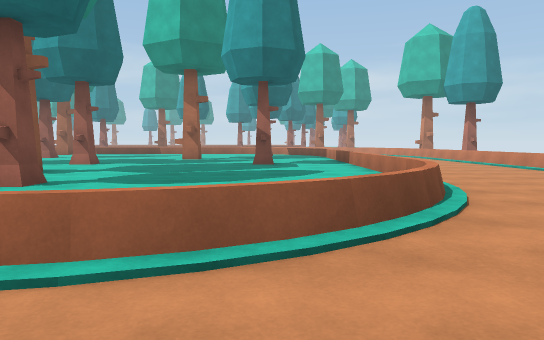
View 1 (above)

22 first-person views from a walk through a 3-D level made in the Unity game engine. The camera is 1.3 m above the floor, tilts 4° down and sees 70° across. The floor is counted in squares, 2 m on a side. Each view is taken from the middle of a square. On the plan, view 1 faces up. The plan holds only what a view shows up to about 11 squares ahead; the rest is blank. The place goes on beyond the plan. Surface patterns are stand-ins for the level's own textures.

View 2
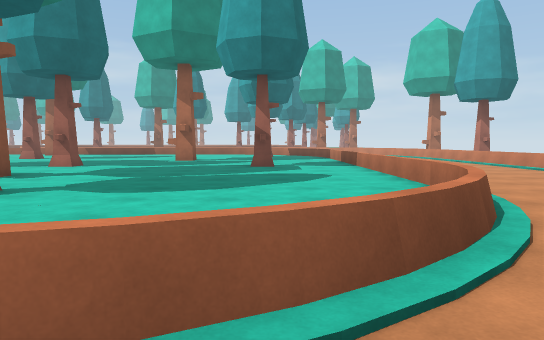

View 3
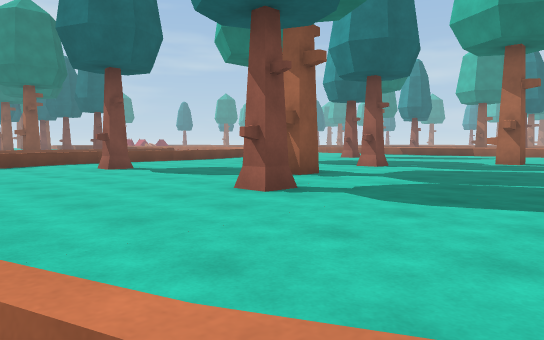

View 4
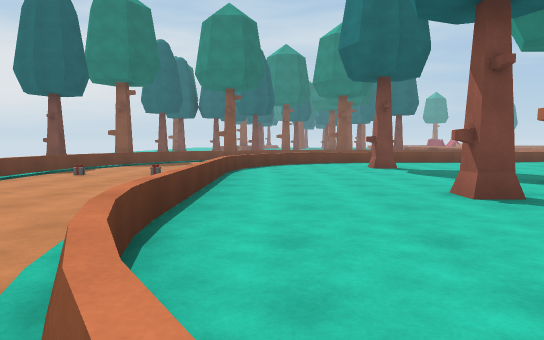

View 5
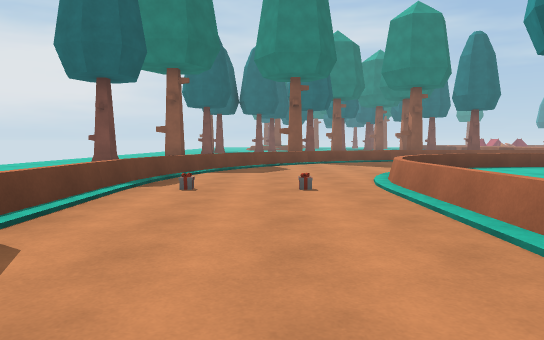

View 6
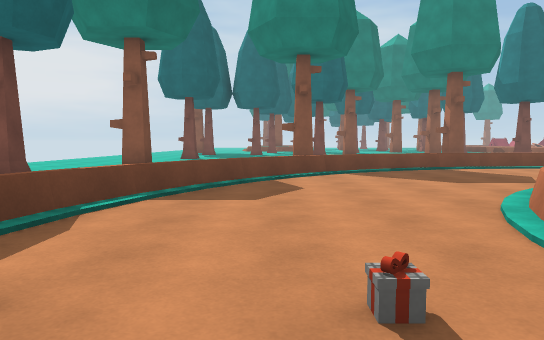

View 7
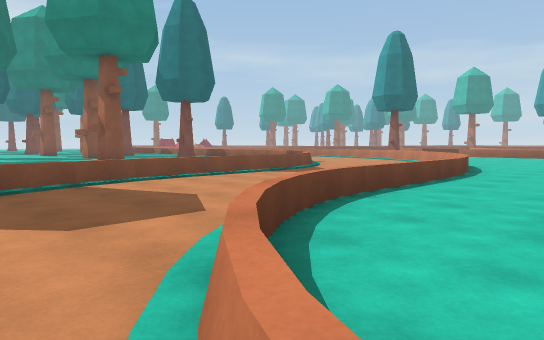

View 8
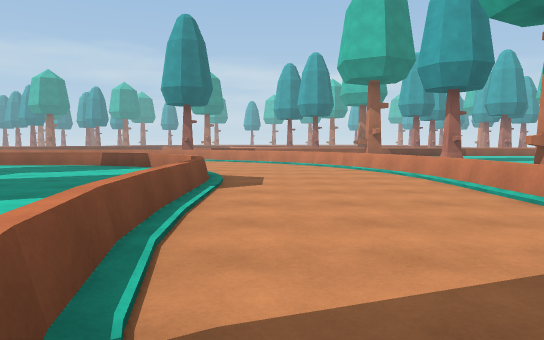

View 9
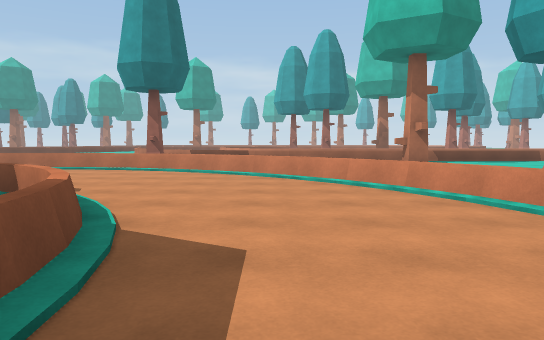

View 10
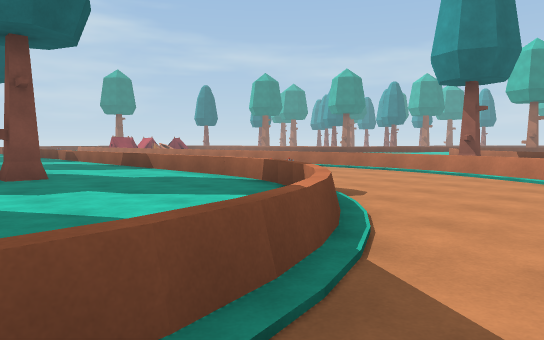

View 11
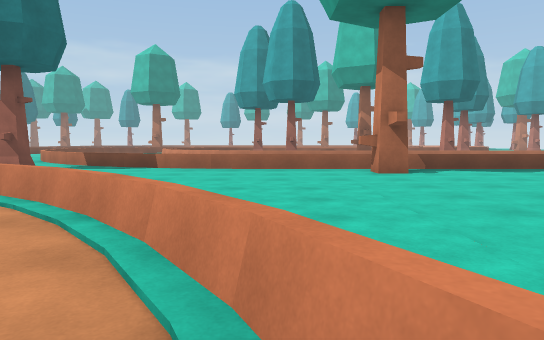

View 12
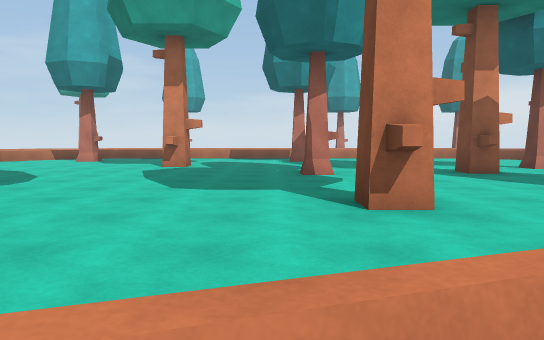

View 13
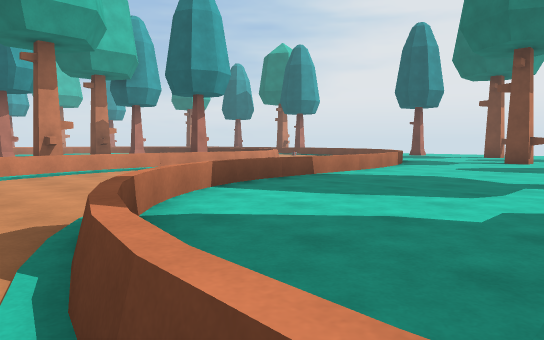

View 14
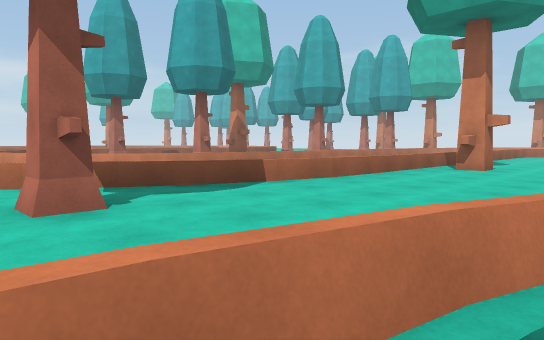

View 15
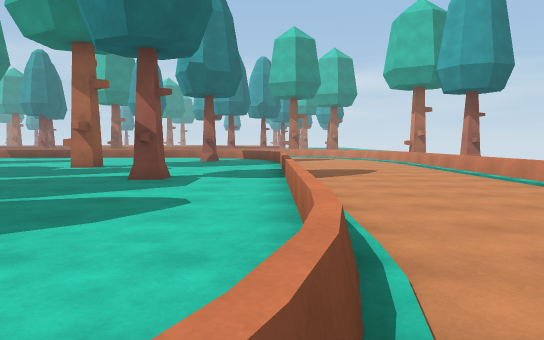

View 16
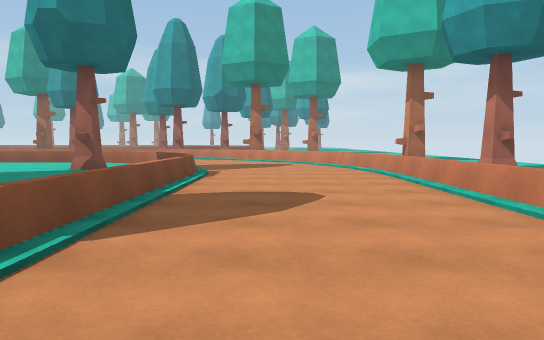

View 17
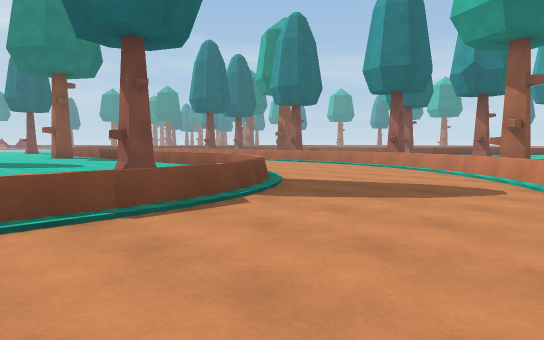

View 18
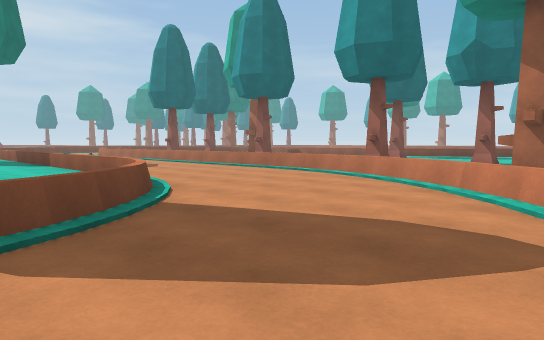

View 19
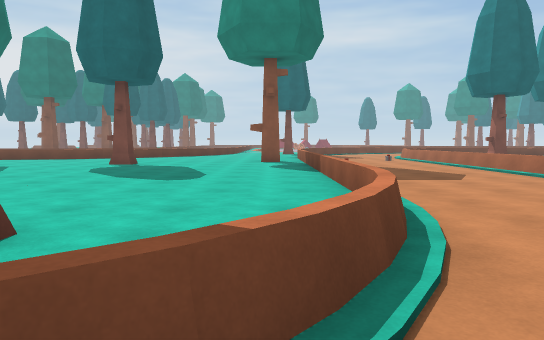

View 20
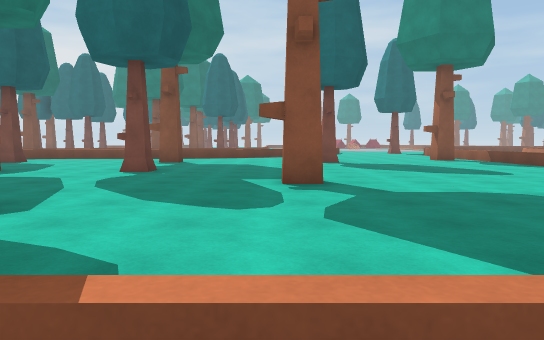

View 21
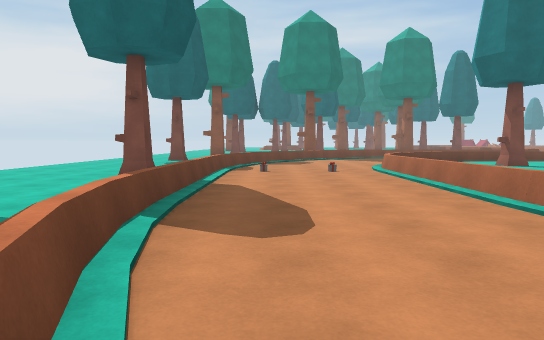

View 22
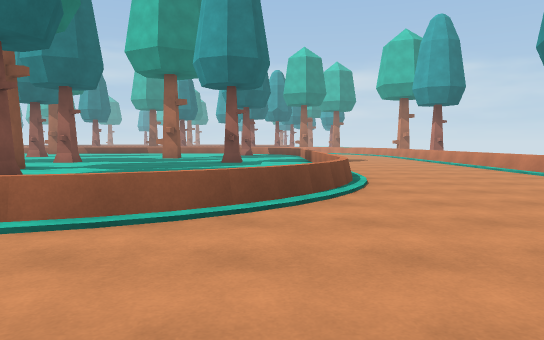

### Floor plan
Key: @ floor where view 1 was taken; # wall or solid block; x gap in a wall; . floor; / step, stairs or slope; = window, fence, low wall or low ledge; ^ raised ledge; T tree; B box.
Columns run from 21 left of view 1 to 8 right of it. Each row starts with its distance up from view 1.
 30                       ##
 29
 28                      #
 27      =              ##  TT
 26      /=             =#
 25             ..... ../===
 24             .........../=
 23   =.        .............=
 22   #==.          ..........=
 21   # .================...../
 20     ......TT.........//....=
 19  ...................  =/.../
 18 ===.................###=....
 17 ....==.....   ......   =....=#
 16  ..../=....   .........^....=#
 15   .....=...   ....T....^....=
 14 .......................^....=
 13 ..=/....=..............^....=
 12  ..=/....=.....   ..   ^....=
 11  ...=....=.TT..## ..   ^....=
 10  ...//...^.....  ...   ^....=
  9  ....=...=.............^....=
  8  ..............TT......^....=
  7 T....=...=.   ...  ....^....=
  6  ....=...=.   .. ##....=....
  5   ...^...//   .. # ....=...
  4   ...=....^...........=/...
  3   ...=/....=/........=/...
  2   ... ^...../^=======....
  1   TT   =.................
  0        x/.....B......@..
 -1          =....B......../
 -2           ==//....../==
 -3     TT        =#===./
 -4     T#  ##     # ...
 -5         ##

Where each view was taken, in squares from view 1:
view 1: 0 up, 0 right, facing up
view 2: 1 up, 0 right, facing up
view 3: 2 up, 0 right, facing up-left
view 4: 3 up, 1 right, facing left
view 5: 0 up, 2 left, facing left
view 6: 0 up, 6 left, facing left
view 7: 2 up, 9 left, facing up-left
view 8: 3 up, 15 left, facing up
view 9: 8 up, 15 left, facing up
view 10: 9 up, 15 left, facing up-left
view 11: 12 up, 13 left, facing up
view 12: 12 up, 13 left, facing right
view 13: 14 up, 21 left, facing down-right
view 14: 17 up, 20 left, facing up-right
view 15: 4 up, 2 right, facing up
view 16: 9 up, 4 right, facing up
view 17: 15 up, 6 right, facing up-left
view 18: 18 up, 5 right, facing up-left
view 19: 20 up, 2 right, facing left
view 20: 14 up, 3 right, facing left
view 21: 1 down, 2 right, facing left
view 22: 1 down, 1 right, facing up
